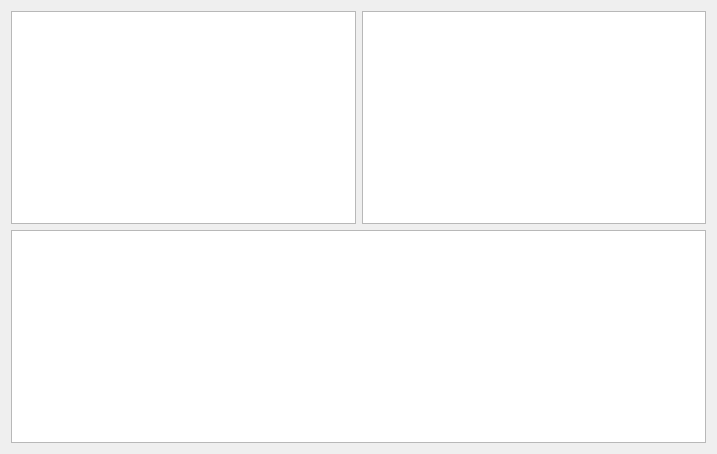
<?xml version="1.0" encoding="UTF-8"?>
<ui version="4.0">
 <class>MainWindow</class>
 <widget class="QMainWindow" name="MainWindow">
  <property name="geometry">
   <rect>
    <x>0</x>
    <y>0</y>
    <width>717</width>
    <height>454</height>
   </rect>
  </property>
  <property name="windowTitle">
   <string>MainWindow</string>
  </property>
  <widget class="QWidget" name="centralWidget">
   <layout class="QVBoxLayout" name="verticalLayout">
    <item>
     <layout class="QHBoxLayout" name="horizontalLayout">
      <item>
       <widget class="QTreeView" name="treeView"/>
      </item>
      <item>
       <widget class="QListView" name="listView"/>
      </item>
     </layout>
    </item>
    <item>
     <widget class="QTableView" name="tableView"/>
    </item>
   </layout>
  </widget>
  <widget class="QMenuBar" name="menuBar">
   <property name="geometry">
    <rect>
     <x>0</x>
     <y>0</y>
     <width>717</width>
     <height>23</height>
    </rect>
   </property>
  </widget>
 </widget>
 <layoutdefault spacing="6" margin="11"/>
 <resources/>
 <connections/>
</ui>
